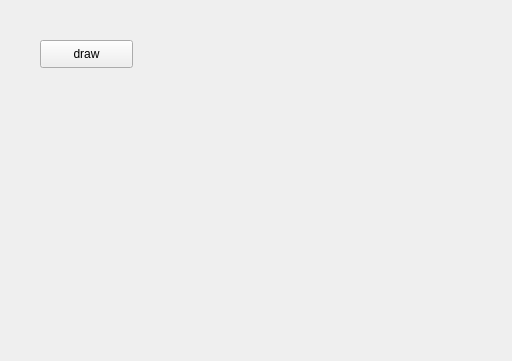
<?xml version="1.0" encoding="UTF-8"?>
<ui version="4.0">
 <class>Form</class>
 <widget class="QWidget" name="Form">
  <property name="geometry">
   <rect>
    <x>0</x>
    <y>0</y>
    <width>512</width>
    <height>361</height>
   </rect>
  </property>
  <property name="windowTitle">
   <string>Form</string>
  </property>
  <widget class="QPushButton" name="pushButton">
   <property name="geometry">
    <rect>
     <x>40</x>
     <y>40</y>
     <width>93</width>
     <height>28</height>
    </rect>
   </property>
   <property name="text">
    <string>draw</string>
   </property>
  </widget>
 </widget>
 <resources/>
 <connections/>
</ui>
